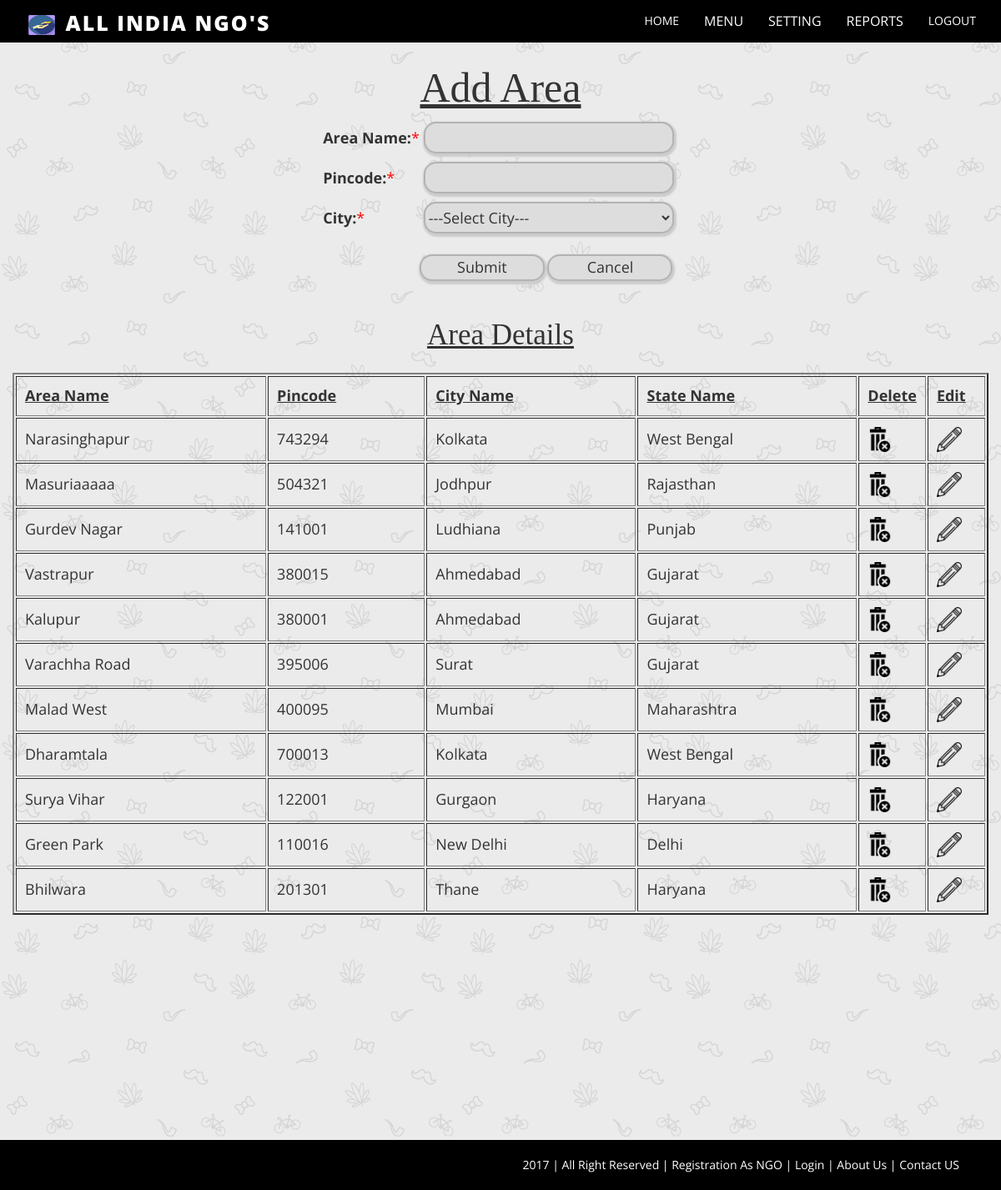
/project/area.php, run on the app's committed database.
### tables this page shows
CREATE TABLE IF NOT EXISTS `area` (
  `areaid` int(10) NOT NULL AUTO_INCREMENT,
  `areaname` varchar(30) NOT NULL,
  `pincode` varchar(15) NOT NULL,
  `cityid` int(10) NOT NULL,
  PRIMARY KEY (`areaid`)
);

CREATE TABLE IF NOT EXISTS `city` (
  `cityid` int(10) NOT NULL AUTO_INCREMENT,
  `cityname` varchar(20) NOT NULL,
  `stateid` int(10) NOT NULL,
  PRIMARY KEY (`cityid`)
);

CREATE TABLE IF NOT EXISTS `state` (
  `stateid` int(10) NOT NULL AUTO_INCREMENT,
  `statename` varchar(20) NOT NULL,
  PRIMARY KEY (`stateid`)
);

### project/area.php (the view, shortened to what this page needs)
<?php
	include("adminheader.php");
?>
<center>
<form action="addarea.php" onsubmit="return check();" name="f1" method="post">
<span class="header">Add Area</span><br>
<table>
<tr>
		<td style="font-size:18px"><b>Area Name:</b><span style="color:red">*</span></td>
		<td style="padding:5px"><input type="text" class="tbox" name="t1" style="width:300px;height:38px"><span id="d1" class="error"></span></td>
</tr>
<tr>
		<td style="font-size:18px"><b>Pincode:</b><span style="color:red">*</span></td>
		<td style="padding:5px"><input type="text" class="tbox" name="t2" onKeyUp="checknumber(this.value,'d2');" style="width:300px;height:38px"><span id="d2" class="error"></span></td>
</tr>
<tr>
<td style="font-size:18px"><b>City:</b><span style="color:red">*</span></td>
<td style="padding:5px">
		<select name="t3" class="tbox" style="width:300px;height:38px">
			<option value="0">---Select City---</option>
		</select><span id="d3" class="error"></span>
 </td>
<tr>
<td>&nbsp;</td>
</tr>
<tr>
		<td>&nbsp;</td>
		<td style="padding=5px"><input type="Submit" class="tbox" value="Submit" name="b1" style="width:150px;">
		<input type="Reset" value="Cancel" name="b2" class="tbox" style="width:150px;"></td>
</tr>
</table>
</form>
<br>
<br>
<?php
	include("dbconnection.php");
	$rs=$obj->query("select * from area a,city c,state s where c.stateid=s.stateid AND a.cityid=c.cityid");
?>
<span class="table">Area Details</span>
<br>
<br>
<table class="tbl" border=2>
<tr>
	<td style="padding:10px;font-size:18px"><b><u>Area Name</u></b></td>
	<td style="padding:10px;font-size:18px"><b><u>Pincode</u></b></td>
	<td style="padding:10px;font-size:18px"><b><u>City Name</u></b></td>
	<td style="padding:10px;font-size:18px"><b><u>State Name</u></b></td>
	<td style="padding:10px;font-size:18px"><b><u>Delete</u></b></td>
	<td style="padding:10px;font-size:18px"><b><u>Edit</u></b></td>
</tr>
	<?php
		while($db=$rs->fetch())
		{
	?>
			<tr>
				<td style="padding:10px;font-size:18px"><?php echo $db["areaname"]; ?></td>
				<td style="padding:10px;font-size:18px"><?php echo $db["pincode"]; ?></td>
				<td style="padding:10px;font-size:18px"><?php echo $db["cityname"]; ?></td>
				<td style="padding:10px;font-size:18px"><?php echo $db["statename"]; ?></td>
				<td style="padding:10px;font-size:18px" width="6%"><a href='deletearea.php?x=<?php echo $db["areaid"]; ?>' onclick="return confirm('You sure you want to delete <?php echo $db["areaname"]; ?>?'); "><img src="image\delete.png" height=30 width=30></a></td>
				<td style="padding:10px;font-size:18px" width="6%"><a href='editarea.php?x=<?php echo $db["areaid"]; ?>' onclick="return confirm('You sure you want to edit <?php echo $db["areaname"]; ?>?'); "><img src="image\edit.png" height=30 width=30></a></td>
			</tr>
	<?php
	   }
	?>
</table>
<?php
	include("adminfooter.php");
?></center>

### project/area.php (style rules this page uses)
.header { color:dark grey; font-family:bookman old style; font-size:50px; text-decoration:underline; }
.table { color:dark grey; font-family:bookman old style; font-size:35px; text-decoration:underline; }
.tbox { border:2px solid #b3b3b3; background:#dddddd; width:200px; font-size:18px; border-radius:15px; -moz-border-radius:25px; -moz-box-shadow:1px 1px 1px #ccc; -webkit-box-shadow: 1px 1px 1px 1px #ccc; box-shadow: 1px 2px 2px 2px #ccc; }
.tbl { border-collapse: separate; border-spacing: 2px 2px; border-color:dark grey; }

### data on the page
area: areaname "Narasinghapur", pincode "743294", cityid.cityname "Kolkata", state.statename "West Bengal"
area: areaname "Masuriaaaaa", pincode "504321", cityid.cityname "Jodhpur", state.statename "Rajasthan"
area: areaname "Gurdev Nagar", pincode "141001", cityid.cityname "Ludhiana", state.statename "Punjab"
area: areaname "Vastrapur", pincode "380015", cityid.cityname "Ahmedabad", state.statename "Gujarat"
area: areaname "Kalupur", pincode "380001", cityid.cityname "Ahmedabad", state.statename "Gujarat"
area: areaname "Varachha Road", pincode "395006", cityid.cityname "Surat", state.statename "Gujarat"
area: areaname "Malad West", pincode "400095", cityid.cityname "Mumbai", state.statename "Maharashtra"
area: areaname "Dharamtala", pincode "700013", cityid.cityname "Kolkata", state.statename "West Bengal"
area: areaname "Surya Vihar", pincode "122001", cityid.cityname "Gurgaon", state.statename "Haryana"
area: areaname "Green Park", pincode "110016", cityid.cityname "New Delhi", state.statename "Delhi"
area: areaname "Bhilwara", pincode "201301", cityid.cityname "Thane", state.statename "Haryana"
